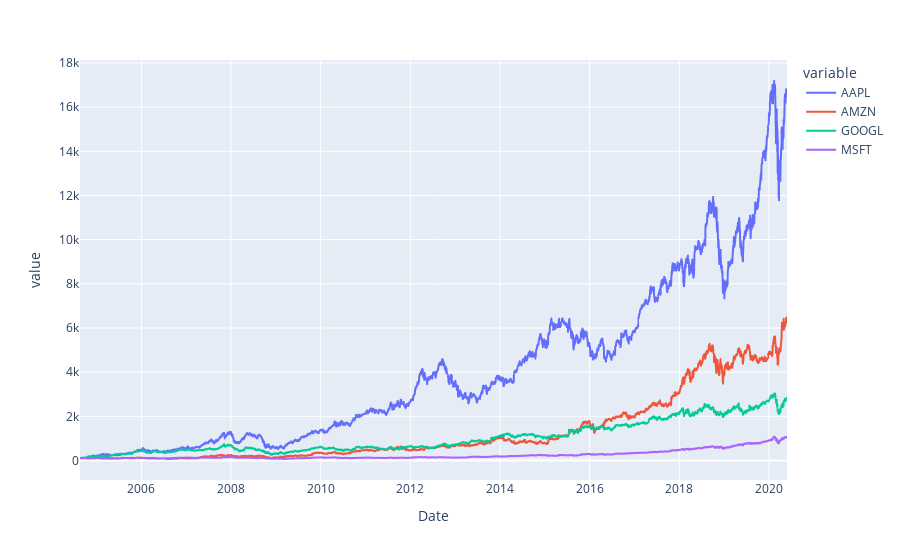

Here is the notebook cell this chart was saved with:
### Code cell
_adj_close_rebased.plot()

### Figure 1 — Plotly figure (JSON) as saved in the notebook; plotly's stock layout.template omitted (floating-point values rounded to 4 significant figures; data arrays with more than 128 entries replaced by an {"elided": "..."} marker saying what was removed)
{"data": [{"hovertemplate": "variable=AAPL<br>Date=%{x}<br>value=%{y}<extra></extra>", "legendgroup": "AAPL", "line": {"color": "#636efa", "dash": "solid"}, "marker": {"symbol": "circle"}, "mode": "lines", "name": "AAPL", "showlegend": true, "type": "scattergl", "x": {"elided": "3970 str values"}, "xaxis": "x", "y": {"elided": "3970 float values"}, "yaxis": "y"}, {"hovertemplate": "variable=AMZN<br>Date=%{x}<br>value=%{y}<extra></extra>", "legendgroup": "AMZN", "line": {"color": "#EF553B", "dash": "solid"}, "marker": {"symbol": "circle"}, "mode": "lines", "name": "AMZN", "showlegend": true, "type": "scattergl", "x": {"elided": "3970 str values"}, "xaxis": "x", "y": {"elided": "3970 float values"}, "yaxis": "y"}, {"hovertemplate": "variable=GOOGL<br>Date=%{x}<br>value=%{y}<extra></extra>", "legendgroup": "GOOGL", "line": {"color": "#00cc96", "dash": "solid"}, "marker": {"symbol": "circle"}, "mode": "lines", "name": "GOOGL", "showlegend": true, "type": "scattergl", "x": {"elided": "3970 str values"}, "xaxis": "x", "y": {"elided": "3970 float values"}, "yaxis": "y"}, {"hovertemplate": "variable=MSFT<br>Date=%{x}<br>value=%{y}<extra></extra>", "legendgroup": "MSFT", "line": {"color": "#ab63fa", "dash": "solid"}, "marker": {"symbol": "circle"}, "mode": "lines", "name": "MSFT", "showlegend": true, "type": "scattergl", "x": {"elided": "3970 str values"}, "xaxis": "x", "y": {"elided": "3970 float values"}, "yaxis": "y"}], "layout": {"legend": {"title": {"text": "variable"}, "tracegroupgap": 0}, "margin": {"t": 60}, "xaxis": {"anchor": "y", "domain": [0, 1], "title": {"text": "Date"}}, "yaxis": {"anchor": "x", "domain": [0, 1], "title": {"text": "value"}}}}
